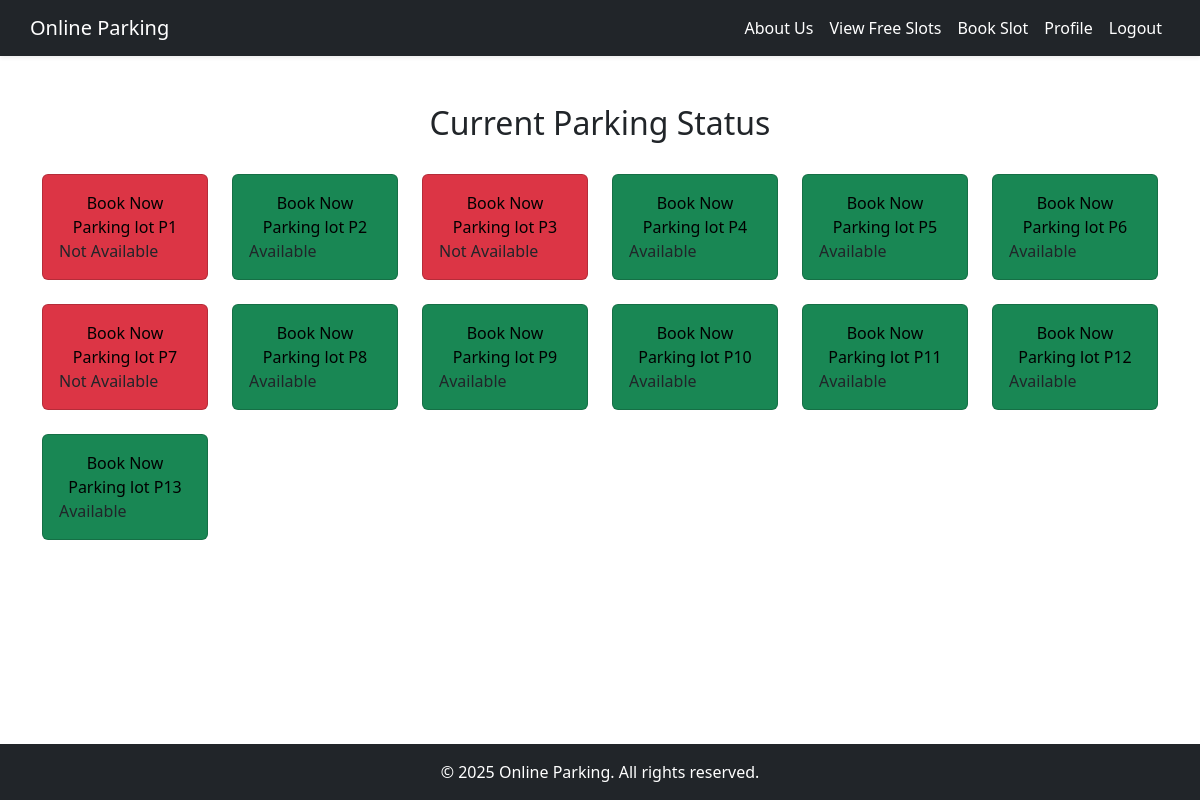
The app's page /view/customer/customer-dashboard.php (signed in) with its own data.
### tables this page shows
CREATE TABLE `parking_slots` (
  `slot_id` int(10) NOT NULL,
  `slot_number` varchar(50) NOT NULL,
  `status` enum('available','reserved') NOT NULL DEFAULT 'available'
);

### model/SlotStatusModel.php (called while the page is built, shortened)
<?php
class SlotStatusModel
{
    private $pdo;
    public function __construct($pdo)
    {
        $this->pdo = $pdo;
    }
    public function getSlotStatus()
    {
        $query = "SELECT slot_id, status FROM parking_slots";
        $stmt = $this->pdo->prepare($query);
        $stmt->execute();
        return $stmt->fetchAll(PDO::FETCH_ASSOC);
    }
}

### view/customer/customer-dashboard.php (the view)
<?php
include('../../components/customer-header.php');
include('../../config.php');
include('../../model/SlotStatusModel.php');
$slotStatusModel = new SlotStatusModel($pdo);
$slots = $slotStatusModel->getSlotStatus();
?>
<div class="container mt-5 mb-5">
    <center>
        <h2>Current Parking Status</h2>
    </center><br>
    <div class="row">
        <?php
        foreach ($slots as $slot) {
            $slot_id = $slot['slot_id'];
            $slot_status = $slot['status'];
            $available = false;
            $status_class = 'bg-danger';
            if ($slot_status == 'available') {
                $available = true;
                $status_class = 'bg-success';
            }
            $status_text = $available ? 'Available' : 'Not Available';
            $cursor_style = $available ? 'pointer' : 'not-allowed';
        ?>
            <div class="col-md-2 mb-4">
                <div class="card <?= $status_class; ?>" style="cursor: <?= $cursor_style; ?>;">
                    <div class="card-body">
                        <div style="text-align:center;">
                            <a href="book.php?slot_id=<?= $slot_id; ?>" style="text-decoration: none; color:black;">
                                Book Now <br> Parking lot P<?= $slot_id; ?>
                            </a>
                        </div>
                        <p class="card-text"><?= $status_text; ?></p>
                    </div>
                </div>
            </div>
        <?php
        }
        ?>
    </div>
</div>
<?php include('../../components/footer.php'); ?>

### components/customer-header.php (shortened to what this page needs)
<!DOCTYPE html>
<html lang="en">
<head>
    <link rel="stylesheet" href="https://cdn.jsdelivr.net/npm/bootstrap@5.3.3/dist/css/bootstrap.min.css">
</head>
<body class="d-flex flex-column min-vh-100">
    <header class="bg-dark shadow-sm">
        <nav class="navbar navbar-expand-lg navbar-dark container">
            <a class="navbar-brand text-white">Online Parking</a>
            <div class="collapse navbar-collapse" id="navbarNav">
                <ul class="navbar-nav ms-auto">
                    <li class="nav-item">
                        <a class="nav-link text-white" href="../../view/guest/about.php">About Us</a>
                    </li>
                    <li class="nav-item">
                        <a class="nav-link text-white" href="../../view/customer/customer-dashboard.php">View Free Slots</a>
                    </li>
                    <li class="nav-item">
                        <a class="nav-link text-white" href="../../view/customer/book.php">Book Slot</a>
                    </li>
                    <li class="nav-item">
                        <a class="nav-link text-white" href="../../view/customer/profile.php">Profile</a>
                    </li>
                    <li class="nav-item">
                        <a class="nav-link text-white" href="../../view/guest/logout.php">Logout</a>
                    </li>
                </ul>
            </div>
        </nav>
    </header>

### components/footer.php
<footer class="position-relative bg-dark text-white text-center py-3 mt-auto">
    <p class="mb-0">© <?php echo date('Y'); ?> Online Parking. All rights reserved.</p>
</footer>
</body>
</html>

### records on screen
parking_slots: slot_id "1", status_text "Not Available"
parking_slots: slot_id "2", status "Available"
parking_slots: slot_id "3", status_text "Not Available"
parking_slots: slot_id "4", status "Available"
parking_slots: slot_id "5", status "Available"
parking_slots: slot_id "6", status "Available"
parking_slots: slot_id "7", status_text "Not Available"
parking_slots: slot_id "8", status "Available"
parking_slots: slot_id "9", status "Available"
parking_slots: slot_id "10", status "Available"
parking_slots: slot_id "11", status "Available"
parking_slots: slot_id "12", status "Available"
parking_slots: slot_id "13", status "Available"
